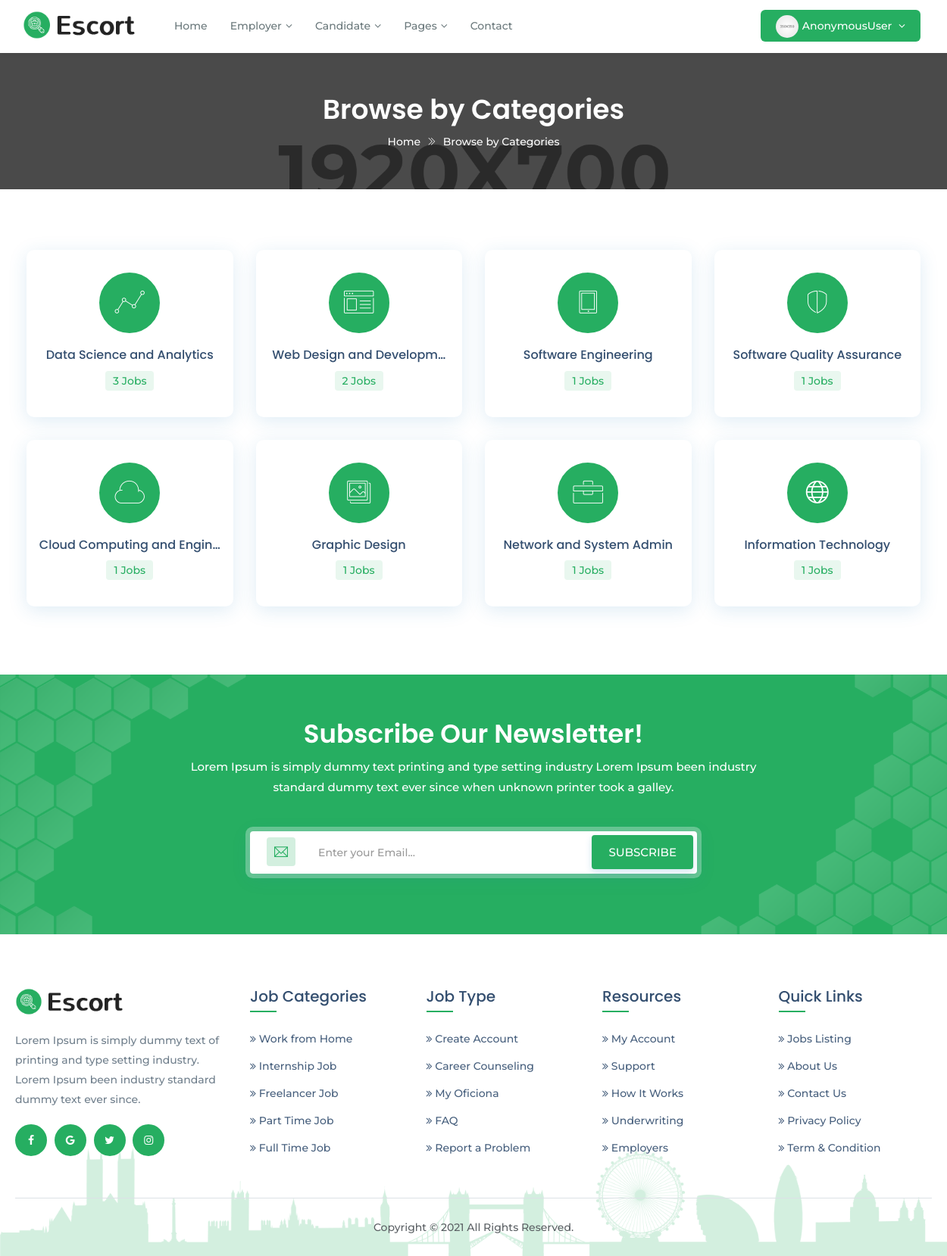
The app's page /cvrecommender/jobs/categories/, older data.
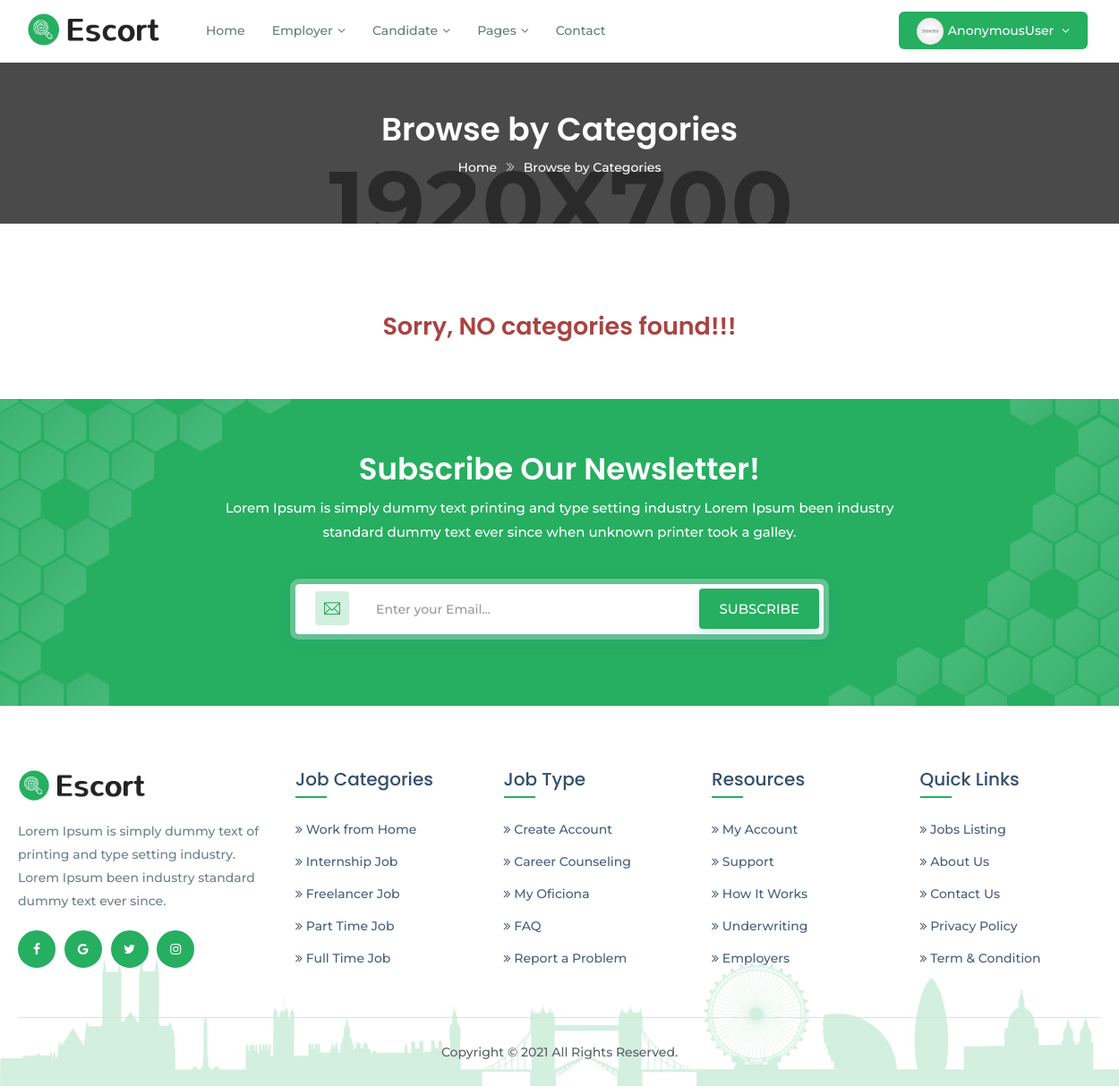
The same page, newer data.
### cvrecommender/models.py (models this page shows, shortened)
class Job(models.Model):
    title = models.CharField(max_length=200)
    slug = models.SlugField(max_length=200, blank=True,
                            help_text='You may keep it blank')
    company_name = models.CharField(max_length=200)
    starting_date = models.DateField(blank=True, null=True)
    deadline = models.DateField(blank=True, null=True)
    salary = models.PositiveIntegerField()
    vacancy = models.PositiveSmallIntegerField(
        validators=[MinValueValidator(1), MaxValueValidator(50)])
    job_category = models.CharField(max_length=50, choices=JOB_CATEGORY)
    job_type = models.CharField(max_length=20, choices=JOB_TYPE)
    email = models.EmailField(max_length=254,)
    phone = models.CharField(max_length=11, blank=True, null=True)
    company_website = models.URLField()
    logo = models.ImageField(null=True, blank=True)
    address = models.TextField(max_length=200)
    division = models.CharField(max_length=15, choices=CITY)
    description = models.TextField()
    responsibility = models.TextField()
    min_education = models.CharField(max_length=20, choices=EDU)
    cgpa = models.DecimalField(max_digits=3, decimal_places=2)
    experience = models.PositiveSmallIntegerField(
        validators=[MinValueValidator(0), MaxValueValidator(15)])
    skill_req = models.TextField(help_text='Input skills with comma')
    skill_bonus = models.CharField(
        max_length=255, blank=True, null=True, help_text='Input skills with comma')
    status = models.CharField(max_length=20, choices=STATUS)
    publish = models.DateField(auto_now_add=True)
    last_modified = models.DateField(auto_now=True)
    recruiter = models.ForeignKey('account.Recruiter',
                                  on_delete=models.CASCADE,
                                  related_name='jobs')
    applicant = models.ManyToManyField('account.Applicant',
                                       related_name='jobs', blank=True)
    objects = models.Manager()         # default manager
    published = PublishedManager()    # custom manager for all published job post

### cvrecommender/views.py (the view)
# urls.py: path('jobs/categories/', views.allCategories, name='allCategories'),
def allCategories(request):
    sorted_cat_dict, sliced_dict, top_3 = \
        sort_dict_and_return(Job.objects.all())
    context = {'sorted_cat_dict': sorted_cat_dict}
    return render(request, 'all_categories.html', context)

### custom_scripts/custom_functions.py (called while the page is built)
def jobs_in_dict_with_occurrence_number(all_jobs):
    category_dict = {}
    for job in all_jobs:
        category_dict[job.job_category] = category_dict\
            .get(job.job_category, 0)+1
    return category_dict

def sort_dict_and_return(all_jobs):
    jobs_dict = jobs_in_dict_with_occurrence_number(all_jobs)
    sorted_cat_dict = dict(sorted(jobs_dict.items(),
                                  key=operator.itemgetter(1),
                                  reverse=True))
    sliced_dict = dict(itertools.islice(sorted_cat_dict.items(), 4))
    top_3 = dict(itertools.islice(sorted_cat_dict.items(), 3))
    return sorted_cat_dict, sliced_dict, top_3

### cvrecommender/templates/all_categories.html (shortened to what this page needs)
{% load static %}
<!DOCTYPE html>
<html class="no-js" lang="zxx">
<head>
<link href="{% static 'assets/plugins/bootstrap/css/bootstrap.min.css' %}" rel="stylesheet">
<link href="{% static 'assets/plugins/icons/css/icons.css' %}" rel="stylesheet">
<link href="{% static 'assets/plugins/animate/animate.css' %}" rel="stylesheet">
<link href="{% static 'assets/plugins/aos-master/aos.css' %}" rel="stylesheet">
<link href="{% static 'assets/plugins/bootstrap/css/bootsnav.css' %}" rel="stylesheet">
<link href="{% static 'assets/css/style.css' %}" rel="stylesheet">
<link href="{% static 'assets/css/responsive.css' %}" rel="stylesheet">
</head>
<body class="utf_skin_area">
<nav class="navbar navbar-default navbar-mobile navbar-fixed light bootsnav">
  <div class="container">
    <div class="navbar-header">
      <a class="navbar-brand" href="index.html"> <img src="assets/img/logo.png" class="logo logo-display" alt=""> <img src="assets/img/logo.png" class="logo logo-scrolled" alt=""> </a>
	</div>
    <div class="collapse navbar-collapse" id="navbar-menu">
      <ul class="nav navbar-nav navbar-left" data-in="fadeInDown" data-out="fadeOutUp">
        <li class="dropdown"> <a href="index.html">Home</a> </li>
        <li class="dropdown"> <a href="#" class="dropdown-toggle" data-toggle="dropdown">Employer</a>
        </li>
        <li class="dropdown"> <a href="#" class="dropdown-toggle" data-toggle="dropdown">Candidate</a>
        </li>
        <li class="dropdown"> <a href="#" class="dropdown-toggle" data-toggle="dropdown">Pages</a>
        </li>
        <li class="dropdown"> <a href="contact.html">Contact</a> </li>
      </ul>
      <ul class="nav navbar-nav navbar-right">
        <li class="dropdown sign-up">
          {% if request.user.applicant.image %}
            <a class="dropdown-toggle btn-signup red-btn" data-toggle="dropdown" href="">
              <img src="{{ request.user.applicant.image.url }}" class="img-responsive img-circle" alt="">
              {{ request.user }}
            </a>
          {% else %}
            <a class="dropdown-toggle btn-signup red-btn" data-toggle="dropdown" href="">
              <img src="{% static 'assets/img/user-profile.png' %}" class="img-responsive img-circle" alt="">
              {{ request.user }}
            </a>
          {% endif %}
        </li>
      </ul>
    </div>
  </div>
</nav>
<div class="page-title">
  <div class="container">
    <div class="page-caption">
      <h2>Browse by Categories</h2>
      <p><a href="#" title="Home">Home</a> <i class="ti-angle-double-right"></i> Browse by Categories</p>
    </div>
  </div>
</div>
<section class="padd-top-80 padd-bot-60">
  <div class="container">
    <div class="row">
		<div class="col-md-12">
		  {% for key, value in sorted_cat_dict.items %}
        <div class="col-md-3 col-sm-6">
          <a href="{% url 'jobCategory' key %}" title="">
            <div class="utf_category_box_area">
              <div class="utf_category_desc">
                {% if key == 'Software Engineering' %}
                  <div class="utf_category_icon"> <i class="icon-tablet" aria-hidden="true"></i> </div>
                  <div class="category-detail utf_category_desc_text">
                    <h4>{{ key|truncatechars:26 }}</h4>
                    <p>{{ value }} Jobs</p>
                  </div>
                {% elif key == 'Web Design and Development' %}
                  <div class="utf_category_icon"> <i class="icon-browser" aria-hidden="true"></i> </div>
                  <div class="category-detail utf_category_desc_text">
                    <h4>{{ key|truncatechars:24 }}</h4>
                    <p>{{ value }} Jobs</p>
                  </div>
                {% elif key == 'Data Science and Analytics' %}
                  <div class="utf_category_icon"> <i class="icon-linegraph" aria-hidden="true"></i> </div>
                  <div class="category-detail utf_category_desc_text">
                    <h4>{{ key|truncatechars:26 }}</h4>
                    <p>{{ value }} Jobs</p>
                  </div>
                {% elif key == 'Graphic Design' %}
                  <div class="utf_category_icon"> <i class="icon-pictures" aria-hidden="true"></i> </div>
                  <div class="category-detail utf_category_desc_text">
                    <h4>{{ key|truncatechars:26 }}</h4>
                    <p>{{ value }} Jobs</p>
                  </div>
                {% elif key == 'Network and System Admin' %}
                  <div class="utf_category_icon"> <i class="icon-toolbox" aria-hidden="true"></i> </div>
                  <div class="category-detail utf_category_desc_text">
                    <h4>{{ key|truncatechars:26 }}</h4>
                    <p>{{ value }} Jobs</p>
                  </div>
                {% elif key == 'Cloud Computing and Engineering' %}
                  <div class="utf_category_icon"> <i class="icon-cloud" aria-hidden="true"></i> </div>
                  <div class="category-detail utf_category_desc_text">
                    <h4>{{ key|truncatechars:26 }}</h4>
                    <p>{{ value }} Jobs</p>
                  </div>
                {% elif key == 'Information Technology' %}
                  <div class="utf_category_icon"> <i class="ti-world" aria-hidden="true"></i> </div>
                  <div class="category-detail utf_category_desc_text">
                    <h4>{{ key|truncatechars:26 }}</h4>
                    <p>{{ value }} Jobs</p>
                  </div>
                {% elif key == 'Cyber Security' %}
                  <div class="utf_category_icon"> <i class="ti-lock" aria-hidden="true"></i> </div>
                  <div class="category-detail utf_category_desc_text">
                    <h4>{{ key|truncatechars:26 }}</h4>
                    <p>{{ value }} Jobs</p>
                  </div>
                {% elif key == 'Software Quality Assurance' %}
                  <div class="utf_category_icon"> <i class="icon-shield" aria-hidden="true"></i> </div>
                  <div class="category-detail utf_category_desc_text">
                    <h4>{{ key|truncatechars:26 }}</h4>
                    <p>{{ value }} Jobs</p>
                  </div>
                {% endif %}
              </div>
            </div>
          </a>
        </div>
      {% empty %}
        <h3 class="text-danger text-center">Sorry, NO categories found!!!</h3>
      {% endfor %}
	  </div>
    </div>
  </div>
</section>
<section class="newsletter theme-bg" style="background-image:url(assets/img/bg-new.png)">
  <div class="container">
    <div class="row">
      <div class="col-md-8 col-md-offset-2">
        <div class="heading light">
          <h2>Subscribe Our Newsletter!</h2>
          <p>Lorem Ipsum is simply dummy text printing and type setting industry Lorem Ipsum been industry standard dummy text ever since when unknown printer took a galley.</p>
        </div>
      </div>
    </div>
    <div class="row">
      <div class="col-md-6 col-sm-6 col-md-offset-3 col-sm-offset-3">
        <div class="newsletter-box text-center">
          <div class="input-group"> <span class="input-group-addon"><span class="ti-email theme-cl"></span></span>
            <input type="text" class="form-control" placeholder="Enter your Email...">
          </div>
          <button type="button" class="btn theme-btn btn-radius btn-m">Subscribe</button>
        </div>
      </div>
    </div>
  </div>
</section>
<footer class="footer">
  <div class="container">
    <div class="row">
	  <div class="col-md-3 col-sm-4">
        <a href="index.html"><img class="footer-logo" src="assets/img/logo.png" alt=""></a>
        <p>Lorem Ipsum is simply dummy text of printing and type setting industry. Lorem Ipsum been industry standard dummy text ever since.</p>
        <div class="f-social-box">
          <ul>
            <li><a href="#"><i class="fa fa-facebook facebook-cl"></i></a></li>
            <li><a href="#"><i class="fa fa-google google-plus-cl"></i></a></li>
            <li><a href="#"><i class="fa fa-twitter twitter-cl"></i></a></li>
            <li><a href="#"><i class="fa fa-instagram instagram-cl"></i></a></li>
          </ul>
        </div>
      </div>
      <div class="col-md-9 col-sm-8">
        <div class="row">
          <div class="col-md-3 col-sm-6">
            <h4>Job Categories</h4>
            <ul>
              <li><a href="#"><i class="fa fa-angle-double-right"></i> Work from Home</a></li>
              <li><a href="#"><i class="fa fa-angle-double-right"></i> Internship Job</a></li>
              <li><a href="#"><i class="fa fa-angle-double-right"></i> Freelancer Job</a></li>
              <li><a href="#"><i class="fa fa-angle-double-right"></i> Part Time Job</a></li>
              <li><a href="#"><i class="fa fa-angle-double-right"></i> Full Time Job</a></li>
            </ul>
          </div>
          <div class="col-md-3 col-sm-6">
            <h4>Job Type</h4>
            <ul>
              <li><a href="#"><i class="fa fa-angle-double-right"></i> Create Account</a></li>
              <li><a href="#"><i class="fa fa-angle-double-right"></i> Career Counseling</a></li>
              <li><a href="#"><i class="fa fa-angle-double-right"></i> My Oficiona</a></li>
              <li><a href="#"><i class="fa fa-angle-double-right"></i> FAQ</a></li>
              <li><a href="#"><i class="fa fa-angle-double-right"></i> Report a Problem</a></li>
            </ul>
          </div>
          <div class="col-md-3 col-sm-6">
            <h4>Resources</h4>
            <ul>
              <li><a href="#"><i class="fa fa-angle-double-right"></i> My Account</a></li>
              <li><a href="#"><i class="fa fa-angle-double-right"></i> Support</a></li>
              <li><a href="#"><i class="fa fa-angle-double-right"></i> How It Works</a></li>
              <li><a href="#"><i class="fa fa-angle-double-right"></i> Underwriting</a></li>
              <li><a href="#"><i class="fa fa-angle-double-right"></i> Employers</a></li>
            </ul>
          </div>
		  <div class="col-md-3 col-sm-6">
            <h4>Quick Links</h4>
            <ul>
              <li><a href="#"><i class="fa fa-angle-double-right"></i> Jobs Listing</a></li>
              <li><a href="#"><i class="fa fa-angle-double-right"></i> About Us</a></li>
              <li><a href="#"><i class="fa fa-angle-double-right"></i> Contact Us</a></li>
              <li><a href="#"><i class="fa fa-angle-double-right"></i> Privacy Policy</a></li>
              <li><a href="#"><i class="fa fa-angle-double-right"></i> Term & Condition</a></li>
            </ul>
          </div>
        </div>
      </div>
    </div>
    <div class="row">
      <div class="col-md-12">
        <div class="copyright text-center">
          <p>Copyright © 2021 All Rights Reserved.</p>
        </div>
      </div>
    </div>
  </div>
</footer>
</body>
</html>

### account/static/assets/css/responsive.css (style rules this page uses)
@media only screen and (min-width : 768px) { .heading h2 { font-size: 34px; margin-bottom: 10px; } }
@media only screen and (min-width : 768px) { .newsletter-box .btn { padding: 10px 20px; position: absolute; top: 5px; right: 20px; z-index:9; } }
@media only screen and (min-width : 768px) { .newsletter-box { padding: 0; box-shadow: 0px 0px 0px 6px rgba(255,255,255,0.3); border-radius: 4px; } }
@media only screen and (min-width : 993px) { section { padding: 6em 0; } }
@media only screen and (min-width : 993px) { .navbar-default .navbar-brand img { max-width: 150px; } }
@media only screen and (min-width : 993px) { .newsletter { padding: 60px 0; } }
@media only screen and (min-width : 1024px) { h2 { font-size: 36px; } }
@media only screen and (min-width : 1024px) { h3 { font-size: 27px; } }
@media only screen and (min-width : 1024px) { h4 { font-size: 20px; } }

Row changes from the older to the newer data that the page shows:
removed Job: sorted_cat_dict "Data Science and Analytics"
removed Job: sorted_cat_dict "Web Design and Developm…"
removed Job: sorted_cat_dict "Software Engineering"
removed Job: sorted_cat_dict "Software Quality Assurance"
removed Job: sorted_cat_dict "Cloud Computing and Engin…"
removed Job: sorted_cat_dict "Graphic Design"
removed Job: sorted_cat_dict "Network and System Admin"
removed Job: sorted_cat_dict "Information Technology"
Text that changed along with them:
text now shown: "Sorry, NO categories found!!!"
list line gone: "3 Jobs"
list line gone: "2 Jobs"
list line gone: "1 Jobs"
